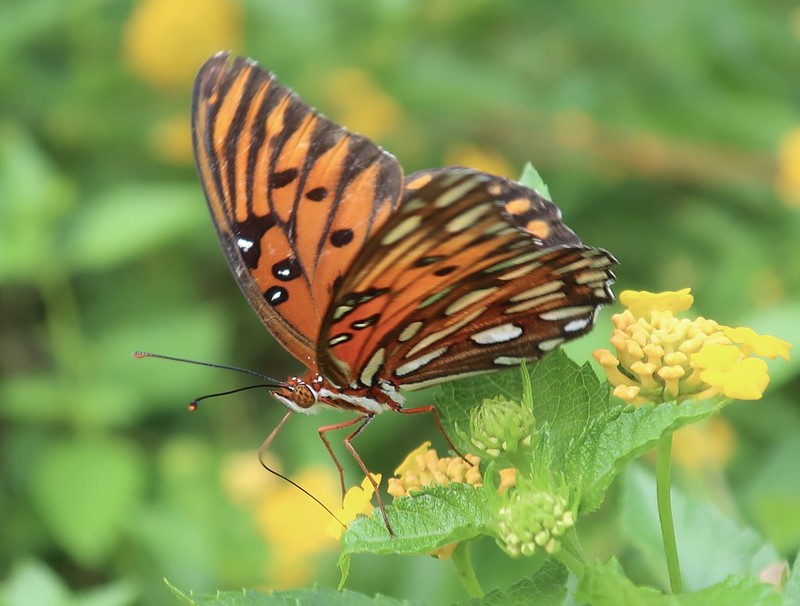
#> input picture data/GL_pyramid_data/butterfly.jpg, 800 x 606 px
$ python gl_pyramid.py   (older library calls are emulated)
#> lines starting #> are read from the running program, lines starting #| are printed output that depends on the picture
### common.py
from scipy import ndimage
import cv2
import numpy as np
from matplotlib import pyplot as plt

# Helper Functions

def BGR2RGB(image):
    image = cv2.cvtColor(image,cv2.COLOR_BGR2RGB)
    return image

# [26 lines left out: function vis_hybrid_image, not called in this run]


def read_image_as_float(image_path):
    img1 = cv2.imread(image_path)
    return img1.astype(np.float64)


def gaussian_2D_filter(filter_size, sigma):
    gaussian_filter = np.zeros((filter_size, filter_size), np.float32)
    m = filter_size//2
    n = filter_size//2
    for x in range(-m, m+1):
        for y in range(-n, n+1):
            x1 = 2*np.pi*(sigma**2)
            x2 = np.exp(-(x**2 + y**2)/(2 * sigma**2))
            gaussian_filter[x+m, y+n] = (1/x1)*x2

    return gaussian_filter


def imgfilter(image, filter):
    img = cv2.filter2D(image, -1, filter)
    return img


def log_mag_FFT(image):
    output = np.log(np.abs(np.fft.fftshift(np.fft.fft2(image))))
    return output


# [11 lines left out: functions FFT, IFFT, not called in this run]


def toUint8(image):
    img = cv2.normalize(image, None, 0, 255, cv2.NORM_MINMAX,
                        dtype=cv2.CV_8U)  # normalize the data to 0 - 1
    return img


def read_image_as_gray(image_path):
#> called with image_path = 'data/GL_pyramid_data/butterfly.jpg'
    img1 = cv2.imread(image_path)
#> img1 is the input picture: shape (606, 800, 3); mean B, G, R 79.3, 147.6, 129.1
    img1 = cv2.cvtColor(img1, cv2.COLOR_BGR2GRAY)
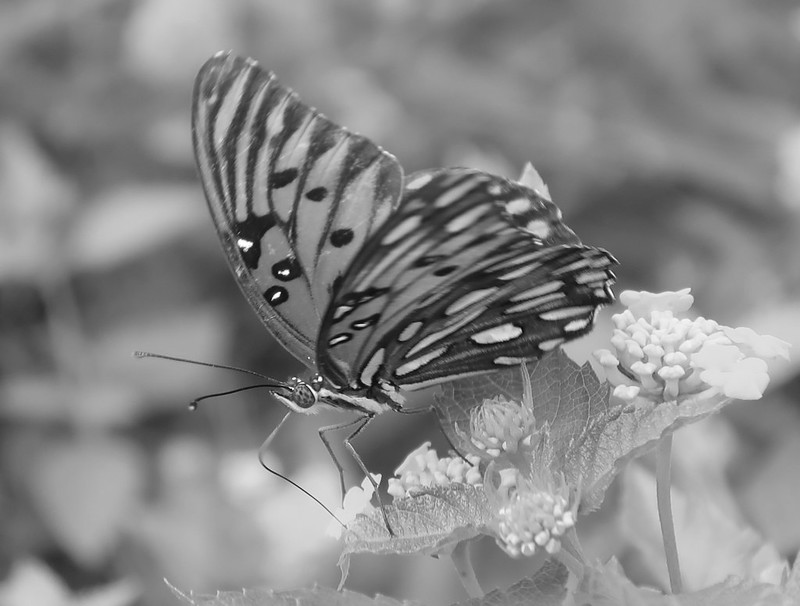
#> img1: shape (606, 800); min 1, max 255, mean 134.3
    return img1.astype(np.float64)


def applyGfilter(image, cutoff_frequency):
    filter_size = cutoff_frequency*4+1
    filter = gaussian_2D_filter(filter_size, cutoff_frequency)
    img = imgfilter(image, filter)
    return img


def pyramidsGL(image, num_levels, cutoff_frequency):
    ''' Creates Gaussian (G) and Laplacian (L) pyramids of level "num_levels" from image im.
    G and L are list where G[i], L[i] stores the i-th level of Gaussian and Laplacian pyramid, respectively. '''
#> called with num_levels = 5, cutoff_frequency = 1

    L = []

    G = [image]

    for i in range(num_levels):
        G_smooth = applyGfilter(G[i], cutoff_frequency)
        G.append(cv2.resize(
            G_smooth, (G[i].shape[1]//2, G[i].shape[0]//2), interpolation=cv2.INTER_NEAREST))
        G_upsample = cv2.resize(
            G[i+1], (G[i].shape[1], G[i].shape[0]), interpolation=cv2.INTER_NEAREST)
        G_upsample_smooth = applyGfilter(G_upsample, cutoff_frequency)
        L.append(G[i]-G_upsample_smooth)
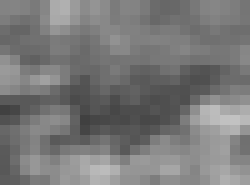
#> G_upsample: shape (37, 50) float64 (shown 5 times larger); min 64.08, max 195, mean 121.4
#> after the loop, G = 6 items; L = 5 items

    return G, L


def displayPyramids(G, L):
    '''Role of this function is to display intensity and Fast Fourier Transform (FFT) images of pyramids.'''
    length = len(G)
    rows = 2
    columns = 6
    result_path = "output/GL_pyramid"
    fig = plt.figure(figsize=(20, 6))

    for i in range(length):

      fig.add_subplot(rows, columns, i + 1)
      plt.imshow(G[i], cmap='gray')
      plt.axis('off')
      if i < len(G) - 1:
        fig.add_subplot(rows, columns, i + 1 + length)
        plt.imshow(L[i], cmap='gray')
        plt.axis('off')
    fig.show()
    fig.savefig(f'{result_path}/G_L_Pyramid.png')

    fig = plt.figure(figsize=(20, 6))

    for i in range(length):
      fig.add_subplot(rows, columns, i + 1)
      plt.imshow(log_mag_FFT(G[i]))
      plt.axis('off')
      if i < len(G) - 1:
        fig.add_subplot(rows, columns, i + 1 + length)
        plt.imshow(log_mag_FFT(L[i]))
        plt.axis('off')
    fig.show()
    fig.savefig(f'{result_path}/FFT_oF_G_L_Pyramid.png')

    return


def reconstructLaplacianPyramid(G, L, cutoff_frequency):
    '''Given a Laplacian Pyramid L, reconstruct an image img.'''
    for i in range(len(G)-1):
        G_upsample = cv2.resize(
            G[-1-i], (L[-1-i].shape[1], L[-1-i].shape[0]), interpolation=cv2.INTER_NEAREST)
        G_upsample_smooth = applyGfilter(G_upsample, cutoff_frequency)
        img = L[-1-i] + G_upsample_smooth
    return img


# Edge Detection

# [249 lines left out: functions gradientMagnitude, edgeGradient, orientedFilterMagnitude, edgeOrientedFilters, ssd_matching, not called in this run]

### gl_pyramid.py
import cv2
import numpy as np
from matplotlib import pyplot as plt
from common import *


image_path = 'data/GL_pyramid_data/butterfly.jpg'

image = read_image_as_gray(image_path)
cv2.imshow('original', toUint8(image))
cv2.waitKey(0)

cutoff_frequency = 1

G, L = pyramidsGL(image, 5, cutoff_frequency)
#> G = 6 items; L = 5 items

displayPyramids(G, L)
#> in displayPyramids, `length = len(G)`: length = 6
#> in displayPyramids, `fig.show()`:
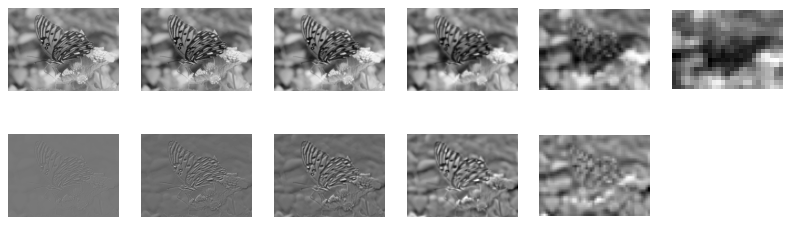
#> figure drawn by matplotlib, 11 panels
#> the loop in displayPyramids, `for i in range(length):` made 6 passes
#> pass 1, in log_mag_FFT, `output = np.log(np.abs(np.fft.fftshift(np.fft.fft2(image))))`:
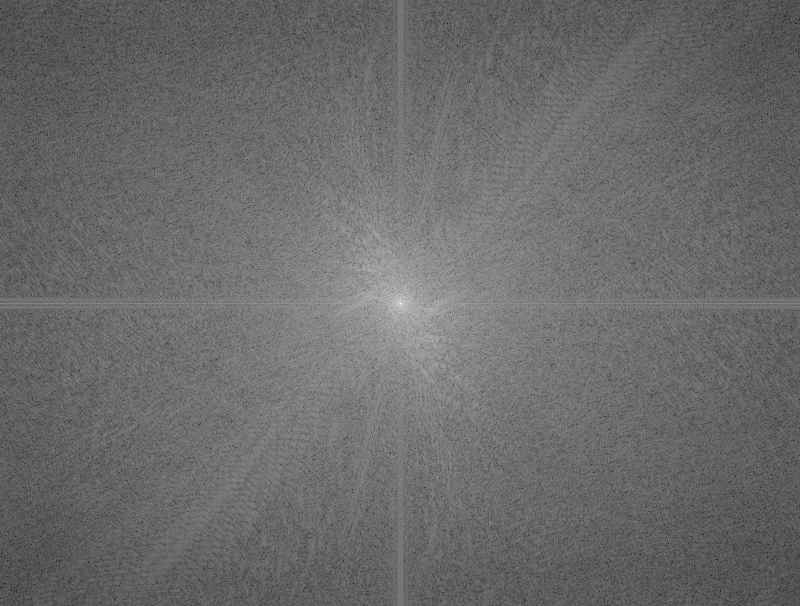
#> output: shape (606, 800) float64; min 0.4, max 17.99, mean 7.79; drawn with min black and max white
#> pass 1, in log_mag_FFT (call 2), `output = np.log(np.abs(np.fft.fftshift(np.fft.fft2(image))))`:
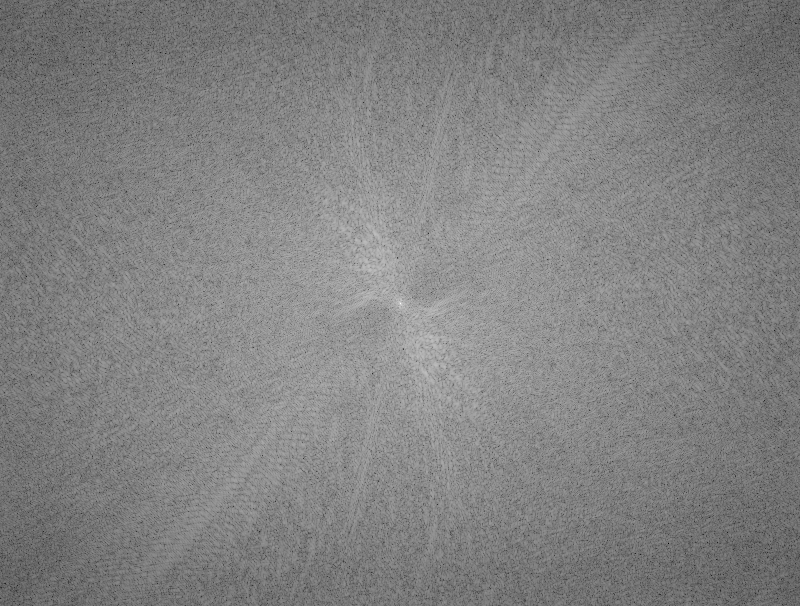
#> output: shape (606, 800) float64; min 0.409, max 14.67, mean 7.69; drawn with min black and max white
#> in displayPyramids, `fig.show()`:
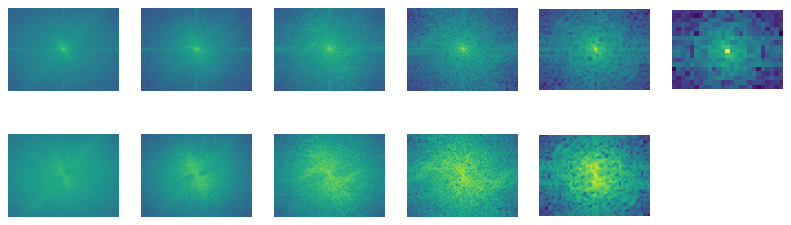
#> figure drawn by matplotlib, 11 panels

reconstructed = reconstructLaplacianPyramid(G, L, cutoff_frequency)
#> the loop in reconstructLaplacianPyramid, `for i in range(len(G)-1):` made 5 passes
#> pass 2, in reconstructLaplacianPyramid, `G_upsample = cv2.resize( G[-1-i], (L[-1-i].shape[1], L[-1-i].shape[0])..`:
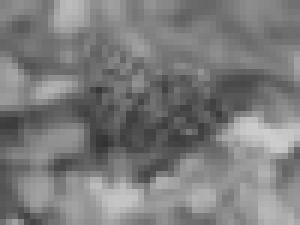
#> G_upsample: shape (75, 100) float64 (shown 3 times larger); min 50.58, max 205.6, mean 124.1
out = toUint8(reconstructed)
cv2.imwrite('output/GL_pyramid/reconstructedImage.png', out)
cv2.imshow('reconstructed', out)
cv2.waitKey(0)
